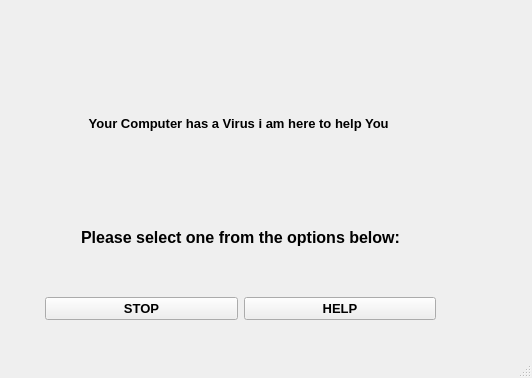
<?xml version="1.0" encoding="UTF-8"?>
<ui version="4.0">
 <class>MainWindow</class>
 <widget class="QMainWindow" name="MainWindow">
  <property name="geometry">
   <rect>
    <x>0</x>
    <y>0</y>
    <width>532</width>
    <height>378</height>
   </rect>
  </property>
  <property name="windowTitle">
   <string>MainWindow</string>
  </property>
  <widget class="QWidget" name="centralwidget">
   <widget class="QWidget" name="verticalLayoutWidget">
    <property name="geometry">
     <rect>
      <x>45</x>
      <y>69</y>
      <width>391</width>
      <height>251</height>
     </rect>
    </property>
    <layout class="QVBoxLayout" name="verticalLayout">
     <item>
      <widget class="QLabel" name="Virus">
       <property name="font">
        <font>
         <family>Arial</family>
         <pointsize>10</pointsize>
         <weight>75</weight>
         <bold>true</bold>
        </font>
       </property>
       <property name="text">
        <string>Your Computer has a Virus i am here to help You </string>
       </property>
       <property name="alignment">
        <set>Qt::AlignCenter</set>
       </property>
      </widget>
     </item>
     <item>
      <widget class="QLabel" name="select">
       <property name="font">
        <font>
         <family>Arial</family>
         <pointsize>12</pointsize>
         <weight>75</weight>
         <bold>true</bold>
        </font>
       </property>
       <property name="text">
        <string>Please select one from the options below:</string>
       </property>
       <property name="alignment">
        <set>Qt::AlignCenter</set>
       </property>
      </widget>
     </item>
     <item>
      <layout class="QGridLayout" name="gridLayout">
       <item row="1" column="0">
        <widget class="QPushButton" name="ende">
         <property name="font">
          <font>
           <family>Arial</family>
           <pointsize>10</pointsize>
           <weight>75</weight>
           <bold>true</bold>
          </font>
         </property>
         <property name="text">
          <string>STOP</string>
         </property>
        </widget>
       </item>
       <item row="1" column="2">
        <widget class="QPushButton" name="hilfe">
         <property name="font">
          <font>
           <family>Arial</family>
           <pointsize>10</pointsize>
           <weight>75</weight>
           <bold>true</bold>
          </font>
         </property>
         <property name="text">
          <string>HELP</string>
         </property>
        </widget>
       </item>
      </layout>
     </item>
    </layout>
   </widget>
  </widget>
  <widget class="QMenuBar" name="menubar">
   <property name="geometry">
    <rect>
     <x>0</x>
     <y>0</y>
     <width>532</width>
     <height>21</height>
    </rect>
   </property>
  </widget>
  <widget class="QStatusBar" name="statusbar"/>
 </widget>
 <resources/>
 <connections/>
</ui>
